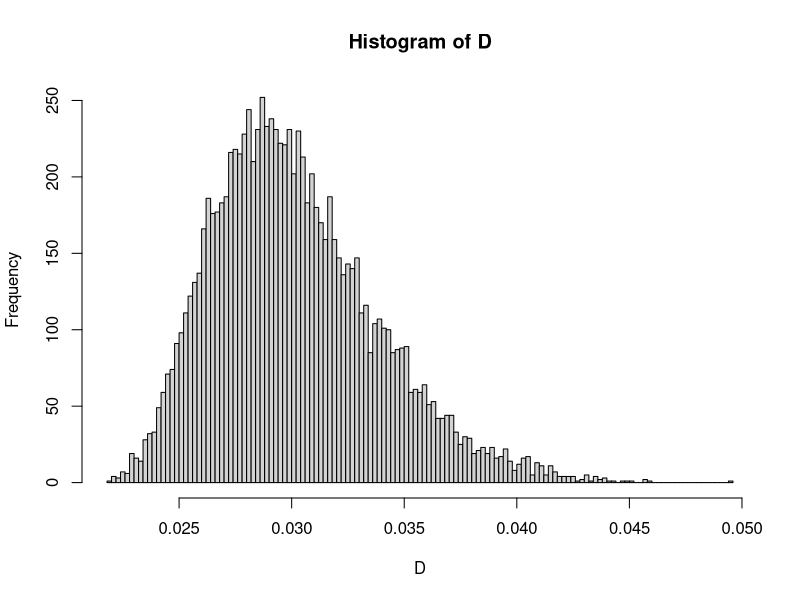
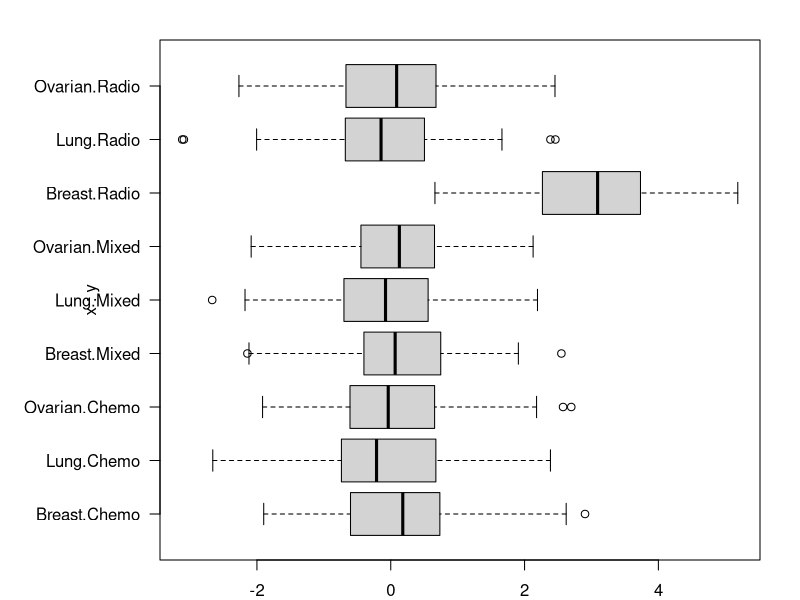
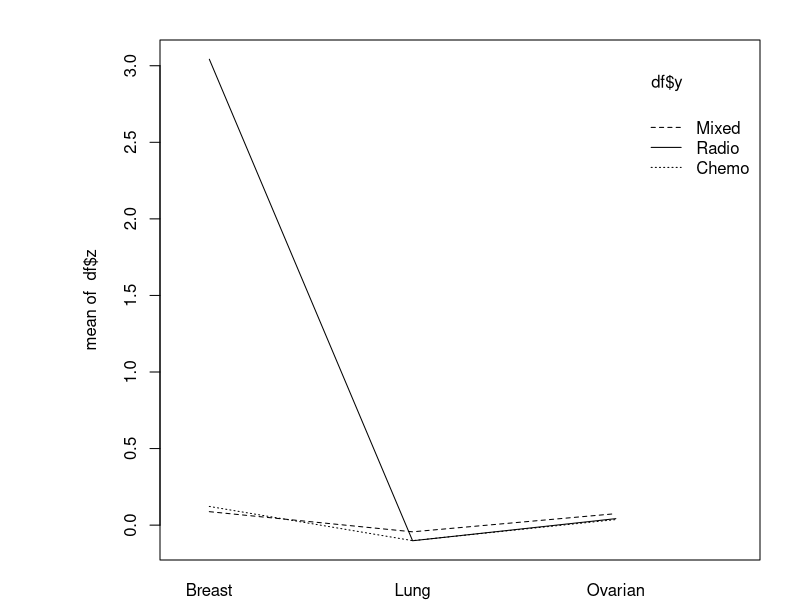
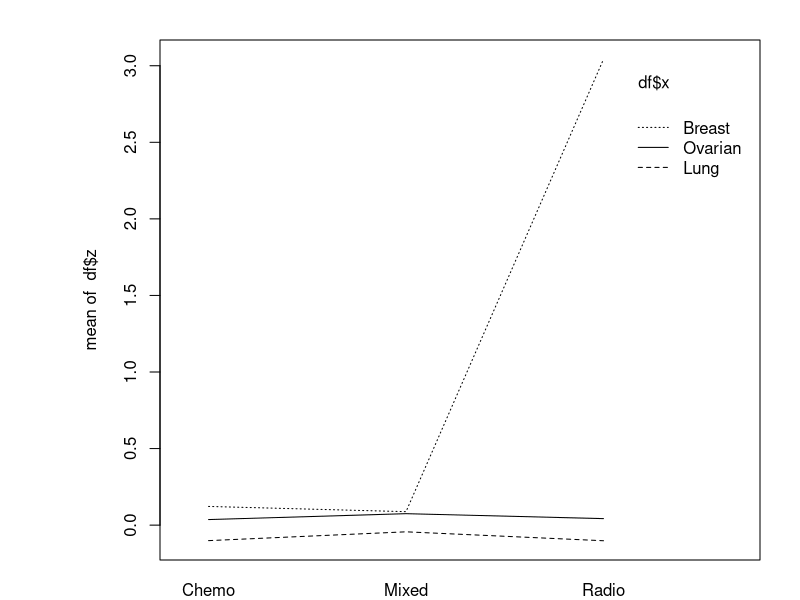

R code for these plots, in order: (Note: this script raises an error after producing the figures.)
## ---- chunk 1
set.seed(1313)

M <- 10000
n <- 2000
mat <- matrix(rnorm(M*n), M, n)
pvals <- apply(mat, 1, function(x) shapiro.test(x)$p.value)

table(pvals < 0.05)
## ---- chunk 2
mat <- round(mat, 1)
pvals <- apply(mat, 1, function(x) shapiro.test(x)$p.value)

table(pvals < 0.05)
## ---- chunk 3
library(nortest)

D <- apply(mat, 1, function(x) lillie.test(x)$statistic)
hist(D, 100)

## ---- chunk 4
cancers <- rep(c("Breast", "Ovarian", "Lung"), each=10)
treatments <- rep(c("Chemo", "Radio", "Mixed"), each=10)
df <- merge(cancers, treatments)
df$z <- rnorm(nrow(df)) + ifelse(df$x == "Breast" & df$y == "Radio", 3, 0)

#
# boxplots()
par(mar=c(2,8,2,2))
boxplot(z~x+y, df, horizontal=TRUE, las=1)

interaction.plot(df$x, df$y, df$z)
interaction.plot(df$y, df$x, df$z)

unclass(by(df$z, list(df$x, df$y), mean))

plot.design(z~x+y, data=df)

model <- aov(z~x+y, data=df)
plot(TukeyHSD(model, "x"), las=1)

## ---- chunk 5
M <- 1000  # replicates
H <- 10   # number of hypotheses
n <- 20   # sample size

allHyp <- replicate(M, {
  pvals <- replicate(H, {
    x <- rnorm(n)
    y <- rnorm(n)
    df <- data.frame(z=c(x,y), g = rep(1:2, each=n))
    
    summary(aov(z~g, df))[[1]][1,5]
  })
  min(pvals) > 0.05  
})

# what is the probability that we reject one or more hypotheses

mean(allHyp)

# How it looks like as a function of alpha?

allPs <- replicate(M, {
  pvals <- replicate(H, {
    x <- rnorm(n)
    y <- rnorm(n)
    df <- data.frame(z=c(x,y), g = rep(1:2, each=n))
    
    summary(aov(z~g, df))[[1]][1,5]
  })
  min(pvals)
})

cutoffs <- seq(0,0.1,0.001)
power <- sapply(cutoffs, function(cutoff) {
  mean(allPs < cutoff)
})

plot(cutoffs, power, ylab="FWER", las=1)
abline(v=0.05)
abline(h=0.05)

# Here is where adjusted p-values come from

adjAllPs <- replicate(M, {
  pvals <- replicate(H, {
    x <- rnorm(n)
    y <- rnorm(n)
    df <- data.frame(z=c(x,y), g = rep(1:2, each=n))
    
    summary(aov(z~g, df))[[1]][1,5]
  })
  min(p.adjust(pvals, method = "holm"))
})

cutoffs <- seq(0,0.1,0.001)
power <- sapply(cutoffs, function(cutoff) {
  mean(adjAllPs < cutoff)
})

plot(cutoffs, power, ylab="FWER", las=1)
abline(v=0.05)
abline(h=0.05)

## ---- chunk 6
M <- 1000  # replicates
H <- 10   # number of hypotheses
n <- 20   # sample size

allHyp <- replicate(M, {
  pvals <- sapply(1:H, function(h) {
    x <- rnorm(n)
    y <- rnorm(n) + ifelse(h<6, 0, 0.4)
    df <- data.frame(z=c(x,y), g = rep(1:2, each=n))
    
    summary(aov(z~g, df))[[1]][1,5]
  })
  sum(pvals[1:(H/2)] < 0.05)/sum(pvals < 0.05)
})

# what is the probability that we reject one or more hypotheses

allHyp[is.nan(allHyp)] <- 0
mean(allHyp[!is.nan(allHyp)])

# Here is where adjusted p-values come from

adjAllPs <- replicate(M, {
  pvals <- sapply(1:H, function(h) {
    x <- rnorm(n)
    y <- rnorm(n) + ifelse(h<6, 0, 0.4)
    df <- data.frame(z=c(x,y), g = rep(1:2, each=n))
    
    summary(aov(z~g, df))[[1]][1,5]
  })
  pvals <- p.adjust(pvals, method = "fdr")
  sum(pvals[1:(H/2)] < 0.05)/sum(pvals < 0.05)
})

adjAllPs[is.nan(adjAllPs)] <- 0
mean(adjAllPs)

## ---- chunk 7
cancers <- rep(c("Breast", "Ovarian", "Lung"), each=10)
treatments <- rep(c("Chemo", "Radio", "Mixed"), each=10)
df <- merge(cancers, treatments)
df$z <- rnorm(nrow(df)) + ifelse(df$x == "Breast" & df$y == "Radio", 3, 0)
## ---- chunk 8
colnames(df) <- c("cancers", "treatments", "z")



model0 <- lm(z~1, data=df)
modelC <- lm(z~cancers, data=df)
modelCT <- lm(z~cancers+treatments, data=df)
modelCTi <- lm(z~cancers*treatments, data=df)

anova(modelC)
anova(modelC, model0)

anova(modelCT)

anova(modelCT, model0)

anova(modelCTi, modelCT)
anova(modelCTi, modelC)
## ---- chunk 9
summary(modelCTi)
